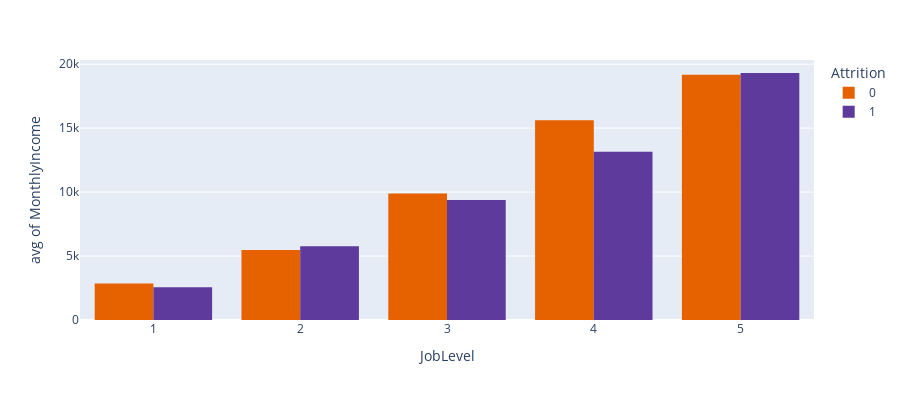

Notebook code for this chart:
### Code cell
import plotly.express as px

fig = px.histogram(df_upsampled, x="JobLevel", y="MonthlyIncome",
             color='Attrition', barmode='group',
             histfunc='avg',
             color_discrete_sequence=['#E66100','#5D3A9B'],
             height=400)
fig.show()

### Figure 1 — Plotly figure (JSON) as saved in the notebook; plotly's stock layout.template omitted (floating-point values rounded to 4 significant figures; data arrays with more than 128 entries replaced by an {"elided": "..."} marker saying what was removed)
{"data": [{"alignmentgroup": "True", "bingroup": "x", "histfunc": "avg", "hovertemplate": "Attrition=0<br>JobLevel=%{x}<br>avg of MonthlyIncome=%{y}<extra></extra>", "legendgroup": "0", "marker": {"color": "#E66100", "pattern": {"shape": ""}}, "name": "0", "offsetgroup": "0", "orientation": "v", "showlegend": true, "type": "histogram", "x": {"elided": "1233 int values"}, "xaxis": "x", "y": {"elided": "1233 int values"}, "yaxis": "y"}, {"alignmentgroup": "True", "bingroup": "x", "histfunc": "avg", "hovertemplate": "Attrition=1<br>JobLevel=%{x}<br>avg of MonthlyIncome=%{y}<extra></extra>", "legendgroup": "1", "marker": {"color": "#5D3A9B", "pattern": {"shape": ""}}, "name": "1", "offsetgroup": "1", "orientation": "v", "showlegend": true, "type": "histogram", "x": {"elided": "1233 int values"}, "xaxis": "x", "y": {"elided": "1233 int values"}, "yaxis": "y"}], "layout": {"barmode": "group", "height": 400, "legend": {"title": {"text": "Attrition"}, "tracegroupgap": 0}, "margin": {"t": 60}, "xaxis": {"anchor": "y", "domain": [0, 1], "title": {"text": "JobLevel"}}, "yaxis": {"anchor": "x", "domain": [0, 1], "title": {"text": "avg of MonthlyIncome"}}}}
